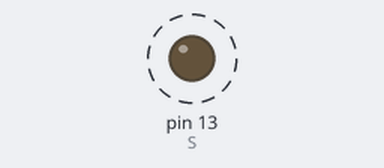
Bench run of a sketch on a simulated Arduino Uno, built with avr-gcc and run on an emulated ATmega328P. Parts: output pins drawn as LEDs (lit = HIGH). Dashed ring = blinking.

Above: at 0.05 s.
Timing chart, 0 to 3.0 s (numbered marks = the images above):
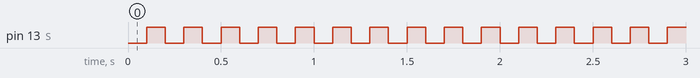

Measured:
- by itself, pin 13 (S): alternates HIGH for 0.10 s and LOW for 0.10 s

The sketch:

Shabbi01.ino
```cpp
int S=13;
void setup() {
   pinMode(S,OUTPUT);
}

void loop() {
  digitalWrite(S,LOW);
  delay(100);
  digitalWrite(S,HIGH);
  delay(100);

}
```
